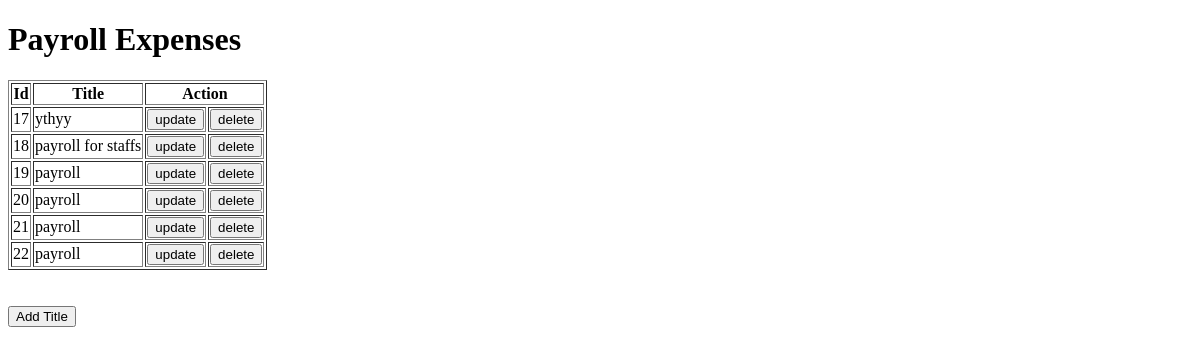
Before: /PayrollExpenses/ with the older database file.
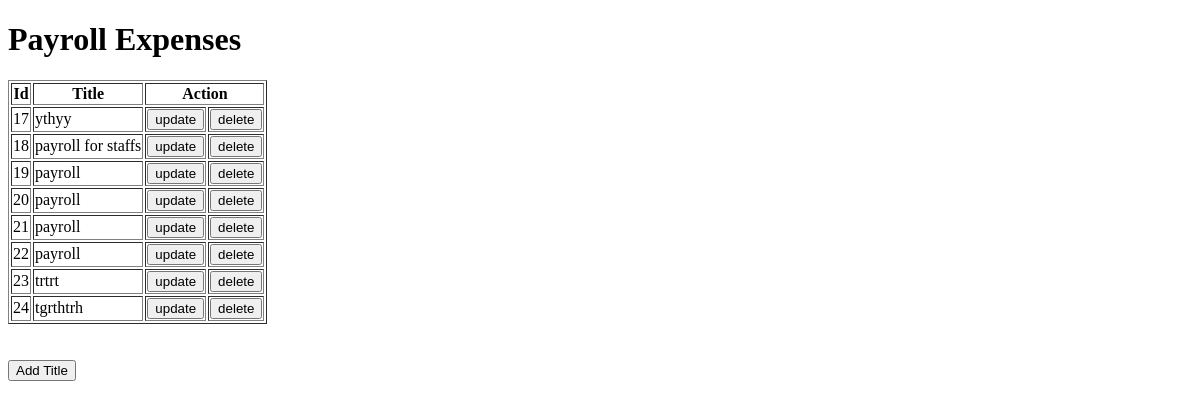
After: the same page with the newer database file.
### HBudgetReport/models.py (models this page shows)
class PayrollExpenses(models.Model):
    title = models.CharField(max_length = 200)
    OrganizationID = models.BigIntegerField(default=0)
    CreatedBy = models.BigIntegerField(default=0)
    CreatedDateTime = models.DateField(default = date.today)
    ModifyBy = models.BigIntegerField(default=0)
    ModifyDateTime = models.DateField(default = date.today)
    IsDelete = models.BooleanField(default=False)

### HBudgetReport/views.py (the view)
# urls.py: path('PayrollExpenses/', views.payrollExpenses, name='PayrollExpenses'),
def payrollExpenses(request):
    mem = PayrollExpenses.objects.filter(IsDelete=False)
    return render(request, 'payrollExpenses.html' ,{'mem' :mem})

### HBudgetReport/templates/payrollExpenses.html (shortened to what this page needs)
<!DOCTYPE html>
<html lang="en">
<head>
</head>
<body>
    <div class="container">
        <h1>Payroll Expenses</h1>
        <table id="title" border="1">
            <thead>
                <th>Id</th>
                <th>Title</th>
                <th colspan="2" id="mid">Action</th>
            </thead>
            {% for x in mem%}
            <tr>
                <td>{{x.id}}</td>
                <td>{{x.title}}</td>
                <td>
                    <a href="/update_payrollExpenses/{{x.id}}"><button id ="up">update</button></a>
                </td>
                <td>
                    <a href="/delete_payrollExpenses/{{x.id}}"><button id="del">delete </button></a>
                </td>
            </tr>
            {% endfor %}
        </table>
        <br><br>
        <a href= "{% url 'add_payrollExpenses'%}"><button id="new3">Add Title</button></a>
    </div>
</body>
</html>

Changed rows visible on the page:
added PayrollExpenses: id "23", title "trtrt"
added PayrollExpenses: id "24", title "tgrthtrh"
